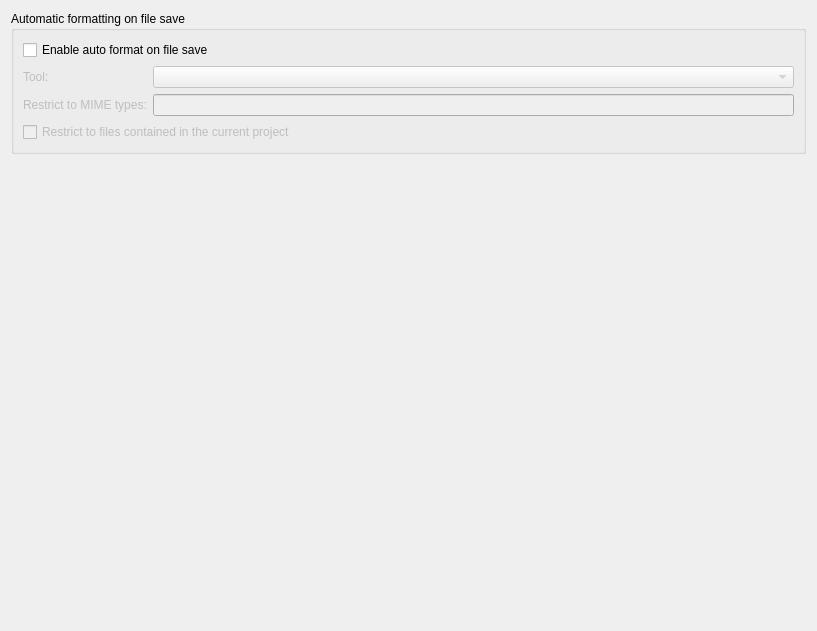
<?xml version="1.0" encoding="UTF-8"?>
<ui version="4.0">
 <class>Beautifier::Internal::GeneralOptionsPage</class>
 <widget class="QWidget" name="Beautifier::Internal::GeneralOptionsPage">
  <property name="geometry">
   <rect>
    <x>0</x>
    <y>0</y>
    <width>817</width>
    <height>631</height>
   </rect>
  </property>
  <property name="windowTitle">
   <string>Form</string>
  </property>
  <layout class="QVBoxLayout" name="verticalLayout">
   <item>
    <widget class="QGroupBox" name="formatOnSave">
     <property name="enabled">
      <bool>true</bool>
     </property>
     <property name="title">
      <string>Automatic formatting on file save</string>
     </property>
     <layout class="QGridLayout" name="gridLayout">
      <item row="0" column="0" colspan="2">
       <widget class="QCheckBox" name="autoFormat">
        <property name="text">
         <string>Enable auto format on file save</string>
        </property>
       </widget>
      </item>
      <item row="1" column="0">
       <widget class="QLabel" name="label">
        <property name="enabled">
         <bool>false</bool>
        </property>
        <property name="text">
         <string>Tool:</string>
        </property>
       </widget>
      </item>
      <item row="1" column="1">
       <widget class="QComboBox" name="autoFormatTool">
        <property name="enabled">
         <bool>false</bool>
        </property>
       </widget>
      </item>
      <item row="2" column="0">
       <widget class="QLabel" name="label_2">
        <property name="enabled">
         <bool>false</bool>
        </property>
        <property name="text">
         <string>Restrict to MIME types:</string>
        </property>
       </widget>
      </item>
      <item row="2" column="1">
       <widget class="QLineEdit" name="autoFormatMime">
        <property name="enabled">
         <bool>false</bool>
        </property>
       </widget>
      </item>
      <item row="3" column="0" colspan="2">
       <widget class="QCheckBox" name="autoFormatOnlyCurrentProject">
        <property name="enabled">
         <bool>false</bool>
        </property>
        <property name="text">
         <string>Restrict to files contained in the current project</string>
        </property>
       </widget>
      </item>
     </layout>
    </widget>
   </item>
   <item>
    <spacer name="verticalSpacer">
     <property name="orientation">
      <enum>Qt::Vertical</enum>
     </property>
     <property name="sizeHint" stdset="0">
      <size>
       <width>20</width>
       <height>40</height>
      </size>
     </property>
    </spacer>
   </item>
  </layout>
 </widget>
 <resources/>
 <connections>
  <connection>
   <sender>autoFormat</sender>
   <signal>toggled(bool)</signal>
   <receiver>autoFormatTool</receiver>
   <slot>setEnabled(bool)</slot>
   <hints>
    <hint type="sourcelabel">
     <x>140</x>
     <y>56</y>
    </hint>
    <hint type="destinationlabel">
     <x>262</x>
     <y>99</y>
    </hint>
   </hints>
  </connection>
  <connection>
   <sender>autoFormat</sender>
   <signal>toggled(bool)</signal>
   <receiver>autoFormatMime</receiver>
   <slot>setEnabled(bool)</slot>
   <hints>
    <hint type="sourcelabel">
     <x>292</x>
     <y>51</y>
    </hint>
    <hint type="destinationlabel">
     <x>288</x>
     <y>106</y>
    </hint>
   </hints>
  </connection>
  <connection>
   <sender>autoFormat</sender>
   <signal>toggled(bool)</signal>
   <receiver>label</receiver>
   <slot>setEnabled(bool)</slot>
   <hints>
    <hint type="sourcelabel">
     <x>41</x>
     <y>55</y>
    </hint>
    <hint type="destinationlabel">
     <x>65</x>
     <y>92</y>
    </hint>
   </hints>
  </connection>
  <connection>
   <sender>autoFormat</sender>
   <signal>toggled(bool)</signal>
   <receiver>label_2</receiver>
   <slot>setEnabled(bool)</slot>
   <hints>
    <hint type="sourcelabel">
     <x>92</x>
     <y>47</y>
    </hint>
    <hint type="destinationlabel">
     <x>74</x>
     <y>122</y>
    </hint>
   </hints>
  </connection>
  <connection>
   <sender>autoFormat</sender>
   <signal>toggled(bool)</signal>
   <receiver>autoFormatOnlyCurrentProject</receiver>
   <slot>setEnabled(bool)</slot>
   <hints>
    <hint type="sourcelabel">
     <x>38</x>
     <y>50</y>
    </hint>
    <hint type="destinationlabel">
     <x>32</x>
     <y>160</y>
    </hint>
   </hints>
  </connection>
 </connections>
</ui>
